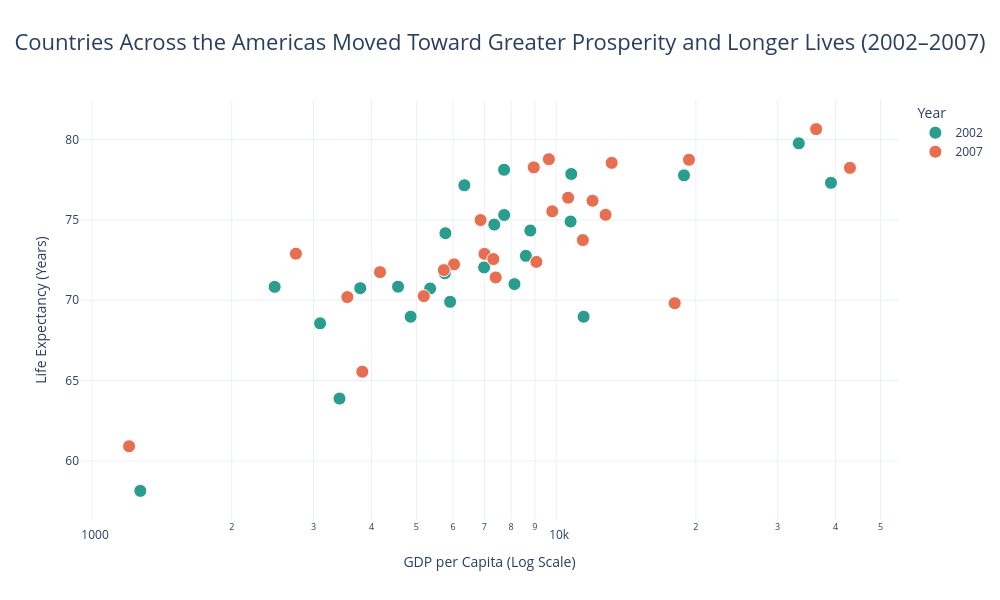

This figure's notebook cell:
### Markdown cell above
## Task 1 — Scatter: life expectancy change over time

**What to build:** A scatter showing **GDP per capita vs life expectancy** for **two years** (2002 and 2007) to show how both moved — use **colour for year** (just 2 colours), **one continent only**.

Choose any continent except Africa (that was the example). Highlight the change direction.

> 💡 Filter: `df.loc[df['continent'] == 'YOUR_CHOICE']` then filter years

### Code cell
import pandas as pd
import plotly.express as px

# Filter to Americas
americas = df[df['continent'] == 'Americas'].copy()

# Keep only 2002 and 2007
americas = americas[americas['year'].isin([2002, 2007])]

# Convert year to categorical
americas['year'] = americas['year'].astype(str)

# Scatter plot
fig = px.scatter(
    americas,
    x='gdpPercap',
    y='lifeExp',
    color='year',
    hover_name='country',
    log_x=True,
    title='Countries Across the Americas Moved Toward Greater Prosperity and Longer Lives (2002–2007)',
    labels={
        'gdpPercap': 'GDP per Capita (Log Scale)',
        'lifeExp': 'Life Expectancy (Years)',
        'year': 'Year'
    },
    color_discrete_sequence=['#2A9D8F', '#E76F51']
)

# Equal-sized markers
fig.update_traces(
    marker=dict(
        size=13,
        line=dict(width=1, color='white')
    )
)

# Professional styling
fig.update_layout(
    template='plotly_white',
    width=1000,
    height=600,
    title={
        'x': 0.5,
        'font': {'size': 22}
    },
    legend_title='Year'
)

fig.show()

### Figure 1 — Plotly figure (JSON) as saved in the notebook; plotly's stock layout.template omitted (floating-point values rounded to 4 significant figures)
{"data": [{"hovertemplate": "<b>%{hovertext}</b><br><br>Year=2002<br>GDP per Capita (Log Scale)=%{x}<br>Life Expectancy (Years)=%{y}<extra></extra>", "hovertext": ["Argentina", "Bolivia", "Brazil", "Canada", "Chile", "Colombia", "Costa Rica", "Cuba", "Dominican Republic", "Ecuador", "El Salvador", "Guatemala", "Haiti", "Honduras", "Jamaica", "Mexico", "Nicaragua", "Panama", "Paraguay", "Peru", "Puerto Rico", "Trinidad and Tobago", "United States", "Uruguay", "Venezuela"], "legendgroup": "2002", "marker": {"color": "#2A9D8F", "line": {"color": "white", "width": 1}, "size": 13, "symbol": "circle"}, "mode": "markers", "name": "2002", "orientation": "v", "showlegend": true, "type": "scatter", "x": [8798.0, 3413.0, 8131.0, 33330.0, 10780.0, 5755.0, 7723.0, 6341.0, 4564.0, 5773.0, 5352.0, 4858.0, 1270.0, 3100.0, 6995.0, 10740.0, 2475.0, 7356.0, 3784.0, 5909.0, 18860.0, 11460.0, 39100.0, 7727.0, 8605.0], "xaxis": "x", "y": [74.34, 63.88, 71.01, 79.77, 77.86, 71.68, 78.12, 77.16, 70.85, 74.17, 70.73, 68.98, 58.14, 68.56, 72.05, 74.9, 70.84, 74.71, 70.75, 69.91, 77.78, 68.98, 77.31, 75.31, 72.77], "yaxis": "y"}, {"hovertemplate": "<b>%{hovertext}</b><br><br>Year=2007<br>GDP per Capita (Log Scale)=%{x}<br>Life Expectancy (Years)=%{y}<extra></extra>", "hovertext": ["Argentina", "Bolivia", "Brazil", "Canada", "Chile", "Colombia", "Costa Rica", "Cuba", "Dominican Republic", "Ecuador", "El Salvador", "Guatemala", "Haiti", "Honduras", "Jamaica", "Mexico", "Nicaragua", "Panama", "Paraguay", "Peru", "Puerto Rico", "Trinidad and Tobago", "United States", "Uruguay", "Venezuela"], "legendgroup": "2007", "marker": {"color": "#E76F51", "line": {"color": "white", "width": 1}, "size": 13, "symbol": "circle"}, "mode": "markers", "name": "2007", "orientation": "v", "showlegend": true, "type": "scatter", "x": [12780.0, 3822.0, 9066.0, 36320.0, 13170.0, 7007.0, 9645.0, 8948.0, 6025.0, 6873.0, 5728.0, 5186.0, 1202.0, 3548.0, 7321.0, 11980.0, 2749.0, 9809.0, 4173.0, 7409.0, 19330.0, 18010.0, 42950.0, 10610.0, 11420.0], "xaxis": "x", "y": [75.32, 65.55, 72.39, 80.65, 78.55, 72.89, 78.78, 78.27, 72.23, 74.99, 71.88, 70.26, 60.92, 70.2, 72.57, 76.19, 72.9, 75.54, 71.75, 71.42, 78.75, 69.82, 78.24, 76.38, 73.75], "yaxis": "y"}], "layout": {"height": 600, "legend": {"title": {"text": "Year"}, "tracegroupgap": 0}, "title": {"font": {"size": 22}, "text": "Countries Across the Americas Moved Toward Greater Prosperity and Longer Lives (2002–2007)", "x": 0.5}, "width": 1000, "xaxis": {"anchor": "y", "domain": [0, 1], "title": {"text": "GDP per Capita (Log Scale)"}, "type": "log"}, "yaxis": {"anchor": "x", "domain": [0, 1], "title": {"text": "Life Expectancy (Years)"}}}}
